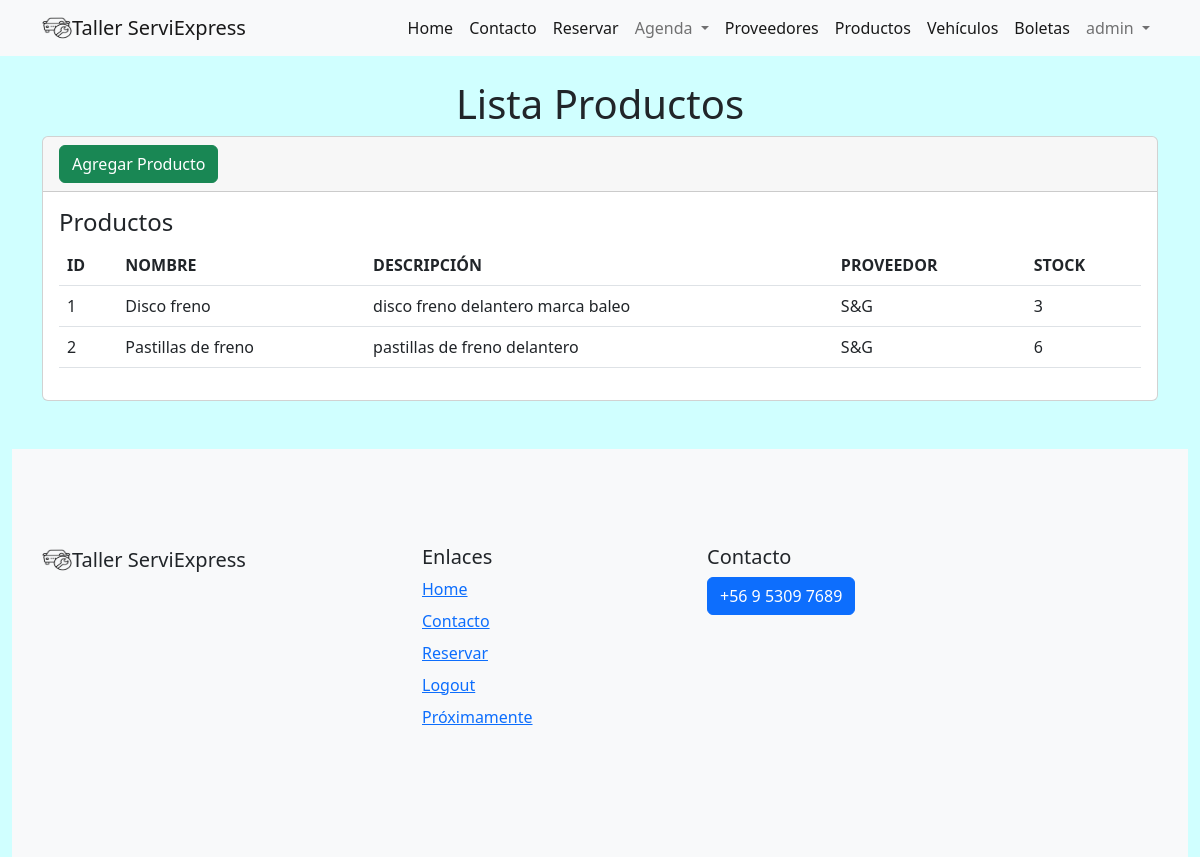
The page /productos/ (signed in) on the database its author committed.
### task/models.py (models this page shows, shortened)
class Producto(models.Model):
    id= models.AutoField(primary_key=True)
    nombre = models.CharField(max_length=50)
    descripcion = models.TextField(blank=True)
    proveedor = models.ForeignKey(Proveedor,on_delete=models.CASCADE)
    cantidad = models.IntegerField(blank=False)

class Proveedor(models.Model):
    id = models.AutoField(primary_key=True)
    nombre = models.CharField(max_length=50)
    rubro = models.CharField(max_length=100)
    direccion = models.CharField(max_length=150)
    telefono = models.IntegerField(blank=False)
    def __str__(self):
        return self.nombre

### task/views.py (the view)
# urls.py: path('productos/', views.listProductos,name='listProductos'),
@login_required
def listProductos(request):
    productos = Producto.objects.all()#Reserva.objects.filter(user=request.user)
    return render(request, 'productos.html',{
        'productos': productos
    })

### task/templates/productos.html
{% extends 'base.html' %}
{% block content%}
{% load static %}
<br>
<main class="container">
    <div class="row">
        <div class="col-md-8s ">
            <h1 class="text-center">Lista Productos</h1>
            <div class="card">
                {% if perms.task.add_producto %}
                <div class="card-header">
                    <a name="" id="" class="btn btn-success" href="{% url 'crearProducto' %}" role="button">Agregar Producto</a>
                 </div>
                 {% endif%}
                <div class="card-body">
                    <h4 class="card-title">Productos</h4>
                    <table class="table">
                        <thead>
                            <tr>
                                <th>ID</th>
                                <th>NOMBRE</th>
                                <th>DESCRIPCIÓN</th>
                                <th>PROVEEDOR</th>
                                <th>STOCK</th>
                            </tr>
                        </thead>
                        <tbody>
                            {% for productos in productos %}
                            <tr>
                                <td>{{ productos.id }}</td>
                                <td>
                                    {{ productos.nombre}}
                                </td>
                                <td>{{ productos.descripcion }}</td>
                                <td>{{ productos.proveedor}}</td>
                                <td>{{ productos.cantidad }}</td>
                            </tr>
                            {% endfor %}
                        </tbody>
                    </table>
                </div>
            </div>
        </div>
    </div>
</main>
{% endblock %}

### task/templates/base.html (shortened to what this page needs)
{% load static %}
<!doctype html>
<html lang="en">
  <head>
    <link href="https://cdn.jsdelivr.net/npm/bootstrap@5.2.3/dist/css/bootstrap.min.css" rel="stylesheet">
    <link type="text/css" rel="stylesheet" href="{% static 'task/css/style.css' %}">
  </head>
  <body>
    <nav class="navbar navbar-expand-lg bg-light">
        <div class="container">
            <img src="{% static 'task/img/mecanico.png' %}" alt="Logo flor " width="30" height="24">
            <a class="navbar-brand" href="{% url 'home' %}">Taller ServiExpress</a>
          <div class="collapse navbar-collapse" id="navbarTogglerDemo01">
            <ul class="navbar-nav ms-auto">
              <li class="nav-item">
                <a class="nav-link active" aria-current="page" href="{% url 'home' %}">Home</a>
              </li>
              <li class="nav-item">
                <a class="nav-link active" aria-current="page" href="{% url 'contacto' %}">Contacto</a>
              </li>
              {% if user.is_authenticated %}
              <li class="nav-item">
                <a class="nav-link active" href="{% url 'crearReserva' %}">Reservar</a>
              </li>
              {% endif %}
              {% if perms.task.view_reserva %}
              <li class="nav-item dropdown">
                <a class="nav-link dropdown-toggle" href="#" role="button" data-bs-toggle="dropdown" aria-expanded="false">
                  Agenda
                </a>
              </li>
              {% endif %}
              {% if perms.task.view_proveedor %}
              <li class="nav-item">
                <a class="nav-link active" href="{% url 'listProveedor' %}">Proveedores</a>
              </li>
              {% endif %}
              {% if perms.task.view_producto %}
              <li class="nav-item">
                <a class="nav-link active" href="{% url 'listProductos' %}">Productos</a>
              </li>
              {% endif %}
              {% if perms.task.view_vehiculo %}
              <li class="nav-item">
                <a class="nav-link active" href="{% url 'listVehiculos' %}">Vehículos</a>
              </li>
              {% endif %}
              {% if perms.task.view_boleta %}
              <li class="nav-item">
                <a class="nav-link active" href="{% url 'listBoletas' %}">Boletas</a>
              </li>
              {% endif %}
              {% if user.is_authenticated %}
              <li class="nav-item dropdown">
                <a class="nav-link dropdown-toggle" href="#" role="button" data-bs-toggle="dropdown" aria-expanded="false">
                  {{ user.username }}
                </a>
              </li>
                {% else %}
                <a class="nav-link active" href="{% url 'iniciarSesion' %}">Login</a>
              </li>
              <li class="nav-item">
                <a class="nav-link active" href="{% url 'registrarse' %}">Registrarse</a>
              </li>
              {% endif %}
            </ul>
          </div>
        </div>
      </nav>
    {% block content %}
    {% endblock %}
    <footer class="container-fluid">
        <footer class="bd-footer py-5 mt-5 bg-light">
            <div class="container py-5">
                <div class="row">
                    <div class="col-lg-3 mb-3">
                        <a class="d-inline-flex align-items-center mb-2 link-dark text-decoration-none" href="/" aria-label="Bootstrap">
                            <img src="{% static 'task/img/mecanico.png' %}" alt="Logo mecanico " width="30" height="24">
                            <span class="fs-5">Taller ServiExpress</span>
                        </a>
                    </div>
                    <div class="col-6 col-lg-2 offset-lg-1 mb-3">
                        <h5>Enlaces</h5>
                        <ul class="list-unstyled">
                            <li class="mb-2"><a href="{% url 'home' %}">Home</a></li>
                            <li class="mb-2"><a href="{% url 'contacto' %}">Contacto</a></li>
                            {% if user.is_authenticated %}
                            <li class="mb-2"><a href="{% url 'crearReserva' %}">Reservar</a></li>
                            <li class="mb-2"><a href="{% url 'cerrarSesion' %}">Logout</a></li>
                            {% else %}
                            <li class="mb-2"><a href="{% url 'iniciarSesion' %}">Login</a></li>
                            <li class="mb-2"><a href="{% url 'registrarse' %}">Registrarse</a></li>
                            {% endif %}
                            <li class="mb-2"><a href="#">Próximamente</a></li>
                        </ul>
                    </div>
                    <div class="col-6 col-lg-2 offset-lg-1 mb-3">
                        <h5>Contacto</h5>
                        <p class="btn btn-primary">+56 9 5309 7689</p>
                    </div>
                </div>
            </div>
        </footer>
    </footer>
  </body>
</html>

### task/static/task/css/style.css (style rules this page uses)
body { background-color: #d0ffff; }

### rows shown on the page
Producto: id "1", nombre "Disco freno", descripcion "disco freno delantero marca baleo", proveedor "S&G", cantidad "3"
Producto: id "2", nombre "Pastillas de freno", descripcion "pastillas de freno delantero", proveedor "S&G", cantidad "6"

### other values the page prints
{{ user.username }} "admin"
